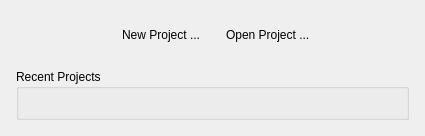
<?xml version="1.0" encoding="UTF-8"?>
<ui version="4.0">
 <class>NewOpenProjectPanel</class>
 <widget class="QWidget" name="NewOpenProjectPanel">
  <property name="geometry">
   <rect>
    <x>0</x>
    <y>0</y>
    <width>425</width>
    <height>136</height>
   </rect>
  </property>
  <property name="sizePolicy">
   <sizepolicy hsizetype="Preferred" vsizetype="Preferred">
    <horstretch>0</horstretch>
    <verstretch>0</verstretch>
   </sizepolicy>
  </property>
  <property name="windowTitle">
   <string>Form</string>
  </property>
  <property name="autoFillBackground">
   <bool>false</bool>
  </property>
  <layout class="QVBoxLayout" name="verticalLayout_2">
   <property name="leftMargin">
    <number>7</number>
   </property>
   <property name="topMargin">
    <number>7</number>
   </property>
   <property name="rightMargin">
    <number>7</number>
   </property>
   <property name="bottomMargin">
    <number>7</number>
   </property>
   <item>
    <widget class="QWidget" name="widget" native="true">
     <layout class="QVBoxLayout" name="verticalLayout">
      <item>
       <layout class="QHBoxLayout" name="horizontalLayout">
        <item>
         <spacer name="horizontalSpacer_2">
          <property name="orientation">
           <enum>Qt::Horizontal</enum>
          </property>
          <property name="sizeType">
           <enum>QSizePolicy::Minimum</enum>
          </property>
          <property name="sizeHint" stdset="0">
           <size>
            <width>20</width>
            <height>1</height>
           </size>
          </property>
         </spacer>
        </item>
        <item>
         <widget class="QLabel" name="newProjectLabel">
          <property name="text">
           <string>New Project ...</string>
          </property>
          <property name="alignment">
           <set>Qt::AlignRight|Qt::AlignTrailing|Qt::AlignVCenter</set>
          </property>
         </widget>
        </item>
        <item>
         <spacer name="horizontalSpacer">
          <property name="orientation">
           <enum>Qt::Horizontal</enum>
          </property>
          <property name="sizeType">
           <enum>QSizePolicy::Minimum</enum>
          </property>
          <property name="sizeHint" stdset="0">
           <size>
            <width>20</width>
            <height>1</height>
           </size>
          </property>
         </spacer>
        </item>
        <item>
         <widget class="QLabel" name="openProjectLabel">
          <property name="text">
           <string>Open Project ...</string>
          </property>
         </widget>
        </item>
        <item>
         <spacer name="horizontalSpacer_3">
          <property name="orientation">
           <enum>Qt::Horizontal</enum>
          </property>
          <property name="sizeType">
           <enum>QSizePolicy::Minimum</enum>
          </property>
          <property name="sizeHint" stdset="0">
           <size>
            <width>20</width>
            <height>1</height>
           </size>
          </property>
         </spacer>
        </item>
       </layout>
      </item>
      <item>
       <spacer name="verticalSpacer_2">
        <property name="orientation">
         <enum>Qt::Vertical</enum>
        </property>
        <property name="sizeType">
         <enum>QSizePolicy::Minimum</enum>
        </property>
        <property name="sizeHint" stdset="0">
         <size>
          <width>0</width>
          <height>10</height>
         </size>
        </property>
       </spacer>
      </item>
      <item>
       <widget class="QGroupBox" name="recentProjectsGroup">
        <property name="styleSheet">
         <string notr="true"/>
        </property>
        <property name="title">
         <string>Recent Projects</string>
        </property>
        <layout class="QVBoxLayout" name="verticalLayout_3">
         <item>
          <spacer name="verticalSpacer">
           <property name="orientation">
            <enum>Qt::Vertical</enum>
           </property>
           <property name="sizeType">
            <enum>QSizePolicy::Minimum</enum>
           </property>
           <property name="sizeHint" stdset="0">
            <size>
             <width>0</width>
             <height>10</height>
            </size>
           </property>
          </spacer>
         </item>
        </layout>
       </widget>
      </item>
     </layout>
    </widget>
   </item>
  </layout>
 </widget>
 <resources/>
 <connections/>
</ui>
